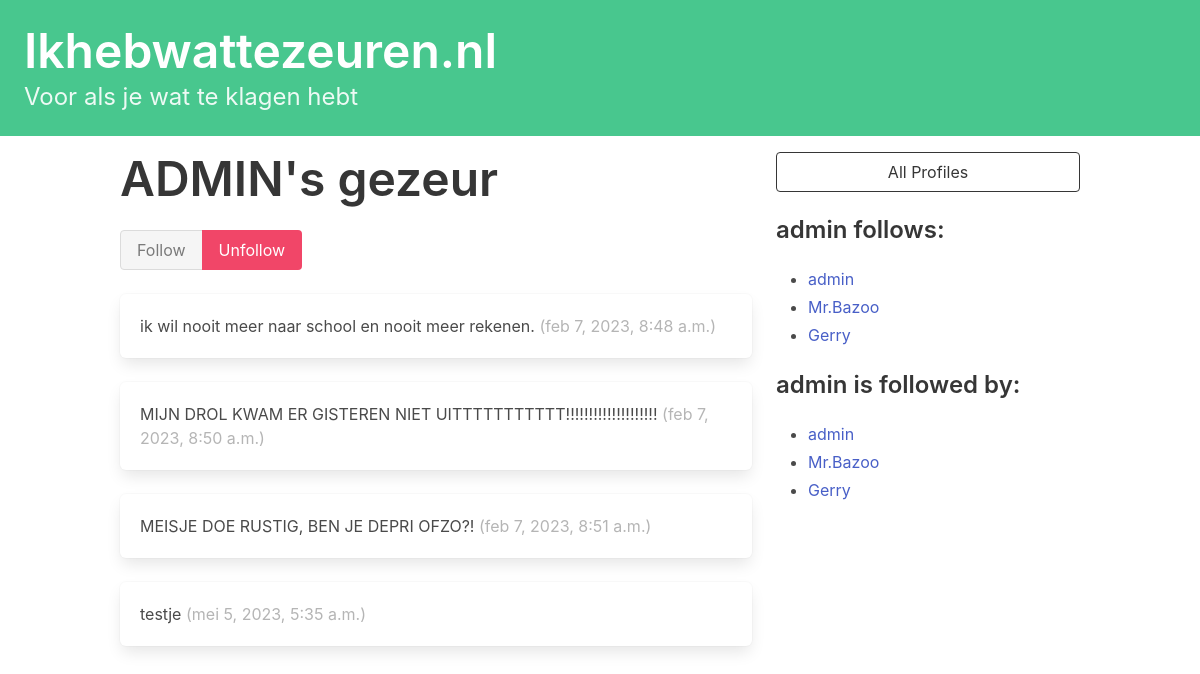
The page /profile/9 (signed in) on the database its author committed.
### dwitter/models.py (models this page shows, shortened)
class Profile(models.Model):
    user = models.OneToOneField(User, on_delete=models.CASCADE)
    follows = models.ManyToManyField(
        "self", related_name="followed_by", symmetrical=False, blank=True
    )
    def __str__(self):
        return self.user.username

class Dweet(models.Model):
    user = models.ForeignKey(User, related_name="dweets", on_delete=models.DO_NOTHING)
    body = models.CharField(max_length=140)
    created_at = models.DateTimeField(auto_now_add=True)
    liked = models.ManyToManyField(User, default=None, blank=True, related_name='liked')

### dwitter/views.py (the view, shortened to what this page needs)
# urls.py: path("profile/<int:pk>", profile, name="profile"),
def profile(request, pk):
    if not hasattr(request.user, 'profile'):
        missing_profile = Profile(user=request.user)
        missing_profile.save()
    profile = Profile.objects.get(pk=pk)
    return render(request, "dwitter/profile.html",{"profile":profile})

### dwitter/templates/dwitter/profile.html (shortened to what this page needs)
{% extends 'base.html' %}
{% block content %}
<div class="column">
    <div class="block">
    <h1 class="title is-1">
        {{profile.user.username|upper}}'s gezeur
    </h1>
    <form method="post">
        <div class="buttons has-addons">
        {% if profile in user.profile.follows.all %}
            <button class="button is-success is-static">
                Follow
            </button>
            <button class="button is-danger"
                    name="follow"
                    value="unfollow">
                Unfollow
            </button>
        {% endif %}
        </div>
    </form>
    </div>
    <div class="content">
        {% for dweet in profile.user.dweets.all %}
            <div class="box">
                {{ dweet.body }}
                <span class="is-small has-text-grey-light">
                    ({{ dweet.created_at }})
                </span>
            </div>
        {% endfor %}
    </div>
</div>
<div class="column is-one-third">
    <div class="block">
        <a href="{% url 'dwitter:profile_list' %}">
            <button class="button is-dark is-outlined is-fullwidth">
                All Profiles
            </button>
        </a>
    </div>
    <div class="block">
        <h3 class="title is-4">
            {{profile.user.username}} follows:
        </h3>
        <div class="content">
            <ul>
            {% for following in profile.follows.all %}
                <li>
                    <a href="{% url 'dwitter:profile' following.id %} ">
                        {{ following }}
                    </a>
                </li>
            {% endfor %}
            </ul>
        </div>
    </div>
    <div class="block">
        <h3 class="title is-4">
            {{profile.user.username}} is followed by:
        </h3>
        <div class="content">
            <ul>
            {% for follower in profile.followed_by.all %}
                <li>
                    <a href="{% url 'dwitter:profile' follower.id %} ">
                        {{ follower }}
                    </a>
                </li>
            {% endfor %}
            </ul>
        </div>
    </div>
</div>
{% endblock content %}

### rows shown on the page
Profile: user.username "ADMIN", user.username "admin"
Dweet: body "ik wil nooit meer naar school en nooit meer rekenen.", created_at "feb 7, 2023, 8:48 a.m."
Dweet: body "MIJN DROL KWAM ER GISTEREN NIET UITTTTTTTTTTT!!!!!!!!!!!!!!!!!!!!", created_at "feb 7, 2023, 8:50 a.m."
Dweet: body "MEISJE DOE RUSTIG, BEN JE DEPRI OFZO?!", created_at "feb 7, 2023, 8:51 a.m."
Dweet: body "testje", created_at "mei 5, 2023, 5:35 a.m."
Profile: user.username "Mr.Bazoo"
Profile: user.username "Gerry"
